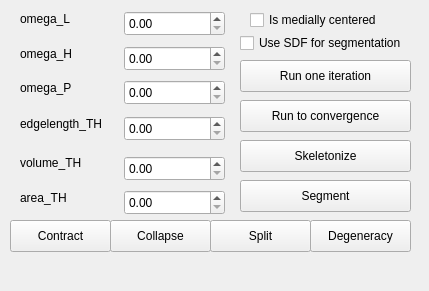
<?xml version="1.0" encoding="UTF-8"?>
<ui version="4.0">
 <class>Mean_curvature_flow_skeleton_plugin</class>
 <widget class="QDockWidget" name="Mean_curvature_flow_skeleton_plugin">
  <property name="geometry">
   <rect>
    <x>0</x>
    <y>0</y>
    <width>429</width>
    <height>291</height>
   </rect>
  </property>
  <property name="windowTitle">
   <string>DockWidget</string>
  </property>
  <widget class="QWidget" name="dockWidgetContents">
   <widget class="QLabel" name="label_omega_L">
    <property name="geometry">
     <rect>
      <x>20</x>
      <y>11</y>
      <width>57</width>
      <height>16</height>
     </rect>
    </property>
    <property name="text">
     <string>omega_L</string>
    </property>
   </widget>
   <widget class="QPushButton" name="pushButton_contract">
    <property name="geometry">
     <rect>
      <x>10</x>
      <y>220</y>
      <width>101</width>
      <height>32</height>
     </rect>
    </property>
    <property name="text">
     <string>Contract</string>
    </property>
   </widget>
   <widget class="QDoubleSpinBox" name="volume_TH">
    <property name="geometry">
     <rect>
      <x>124</x>
      <y>156</y>
      <width>101</width>
      <height>25</height>
     </rect>
    </property>
   </widget>
   <widget class="QDoubleSpinBox" name="omega_H">
    <property name="geometry">
     <rect>
      <x>124</x>
      <y>46</y>
      <width>101</width>
      <height>25</height>
     </rect>
    </property>
   </widget>
   <widget class="QDoubleSpinBox" name="edgelength_TH">
    <property name="geometry">
     <rect>
      <x>124</x>
      <y>116</y>
      <width>101</width>
      <height>25</height>
     </rect>
    </property>
   </widget>
   <widget class="QLabel" name="label_omega_H">
    <property name="geometry">
     <rect>
      <x>20</x>
      <y>46</y>
      <width>59</width>
      <height>16</height>
     </rect>
    </property>
    <property name="text">
     <string>omega_H</string>
    </property>
   </widget>
   <widget class="QDoubleSpinBox" name="omega_L">
    <property name="geometry">
     <rect>
      <x>124</x>
      <y>11</y>
      <width>101</width>
      <height>25</height>
     </rect>
    </property>
   </widget>
   <widget class="QLabel" name="label_edgelength_TH">
    <property name="geometry">
     <rect>
      <x>20</x>
      <y>116</y>
      <width>96</width>
      <height>16</height>
     </rect>
    </property>
    <property name="text">
     <string>edgelength_TH</string>
    </property>
   </widget>
   <widget class="QLabel" name="label_volume_TH">
    <property name="geometry">
     <rect>
      <x>20</x>
      <y>155</y>
      <width>81</width>
      <height>16</height>
     </rect>
    </property>
    <property name="text">
     <string>volume_TH</string>
    </property>
   </widget>
   <widget class="QPushButton" name="pushButton_collapse">
    <property name="geometry">
     <rect>
      <x>110</x>
      <y>220</y>
      <width>101</width>
      <height>32</height>
     </rect>
    </property>
    <property name="text">
     <string>Collapse</string>
    </property>
   </widget>
   <widget class="QPushButton" name="pushButton_split">
    <property name="geometry">
     <rect>
      <x>210</x>
      <y>220</y>
      <width>101</width>
      <height>32</height>
     </rect>
    </property>
    <property name="text">
     <string>Split</string>
    </property>
   </widget>
   <widget class="QPushButton" name="pushButton_degeneracy">
    <property name="geometry">
     <rect>
      <x>310</x>
      <y>220</y>
      <width>101</width>
      <height>32</height>
     </rect>
    </property>
    <property name="text">
     <string>Degeneracy</string>
    </property>
   </widget>
   <widget class="QPushButton" name="pushButton_run">
    <property name="geometry">
     <rect>
      <x>240</x>
      <y>60</y>
      <width>171</width>
      <height>32</height>
     </rect>
    </property>
    <property name="text">
     <string>Run one iteration</string>
    </property>
   </widget>
   <widget class="QPushButton" name="pushButton_skeletonize">
    <property name="geometry">
     <rect>
      <x>240</x>
      <y>140</y>
      <width>171</width>
      <height>32</height>
     </rect>
    </property>
    <property name="text">
     <string>Skeletonize</string>
    </property>
   </widget>
   <widget class="QPushButton" name="pushButton_converge">
    <property name="geometry">
     <rect>
      <x>240</x>
      <y>100</y>
      <width>171</width>
      <height>32</height>
     </rect>
    </property>
    <property name="text">
     <string>Run to convergence</string>
    </property>
   </widget>
   <widget class="QDoubleSpinBox" name="area_TH">
    <property name="geometry">
     <rect>
      <x>124</x>
      <y>190</y>
      <width>101</width>
      <height>25</height>
     </rect>
    </property>
   </widget>
   <widget class="QLabel" name="label_area_TH">
    <property name="geometry">
     <rect>
      <x>20</x>
      <y>190</y>
      <width>53</width>
      <height>16</height>
     </rect>
    </property>
    <property name="text">
     <string>area_TH</string>
    </property>
   </widget>
   <widget class="QLabel" name="label_omega_P">
    <property name="geometry">
     <rect>
      <x>20</x>
      <y>80</y>
      <width>59</width>
      <height>16</height>
     </rect>
    </property>
    <property name="text">
     <string>omega_P</string>
    </property>
   </widget>
   <widget class="QDoubleSpinBox" name="omega_P">
    <property name="geometry">
     <rect>
      <x>124</x>
      <y>80</y>
      <width>101</width>
      <height>25</height>
     </rect>
    </property>
   </widget>
   <widget class="QCheckBox" name="is_medially_centered">
    <property name="geometry">
     <rect>
      <x>250</x>
      <y>10</y>
      <width>151</width>
      <height>20</height>
     </rect>
    </property>
    <property name="text">
     <string>Is medially centered</string>
    </property>
   </widget>
   <widget class="QPushButton" name="pushButton_segment">
    <property name="geometry">
     <rect>
      <x>240</x>
      <y>180</y>
      <width>171</width>
      <height>32</height>
     </rect>
    </property>
    <property name="text">
     <string>Segment</string>
    </property>
   </widget>
   <widget class="QCheckBox" name="use_sdf">
    <property name="geometry">
     <rect>
      <x>240</x>
      <y>33</y>
      <width>191</width>
      <height>20</height>
     </rect>
    </property>
    <property name="text">
     <string>Use SDF for segmentation</string>
    </property>
   </widget>
   <zorder>volume_TH</zorder>
   <zorder>omega_H</zorder>
   <zorder>edgelength_TH</zorder>
   <zorder>label_omega_H</zorder>
   <zorder>label_edgelength_TH</zorder>
   <zorder>label_volume_TH</zorder>
   <zorder>label_omega_L</zorder>
   <zorder>omega_L</zorder>
   <zorder>pushButton_contract</zorder>
   <zorder>pushButton_collapse</zorder>
   <zorder>pushButton_split</zorder>
   <zorder>pushButton_degeneracy</zorder>
   <zorder>pushButton_run</zorder>
   <zorder>pushButton_skeletonize</zorder>
   <zorder>pushButton_converge</zorder>
   <zorder>area_TH</zorder>
   <zorder>label_area_TH</zorder>
   <zorder>label_omega_P</zorder>
   <zorder>omega_P</zorder>
   <zorder>is_medially_centered</zorder>
   <zorder>pushButton_segment</zorder>
   <zorder>use_sdf</zorder>
  </widget>
 </widget>
 <resources/>
 <connections/>
 <slots>
  <slot>contract()</slot>
 </slots>
</ui>
